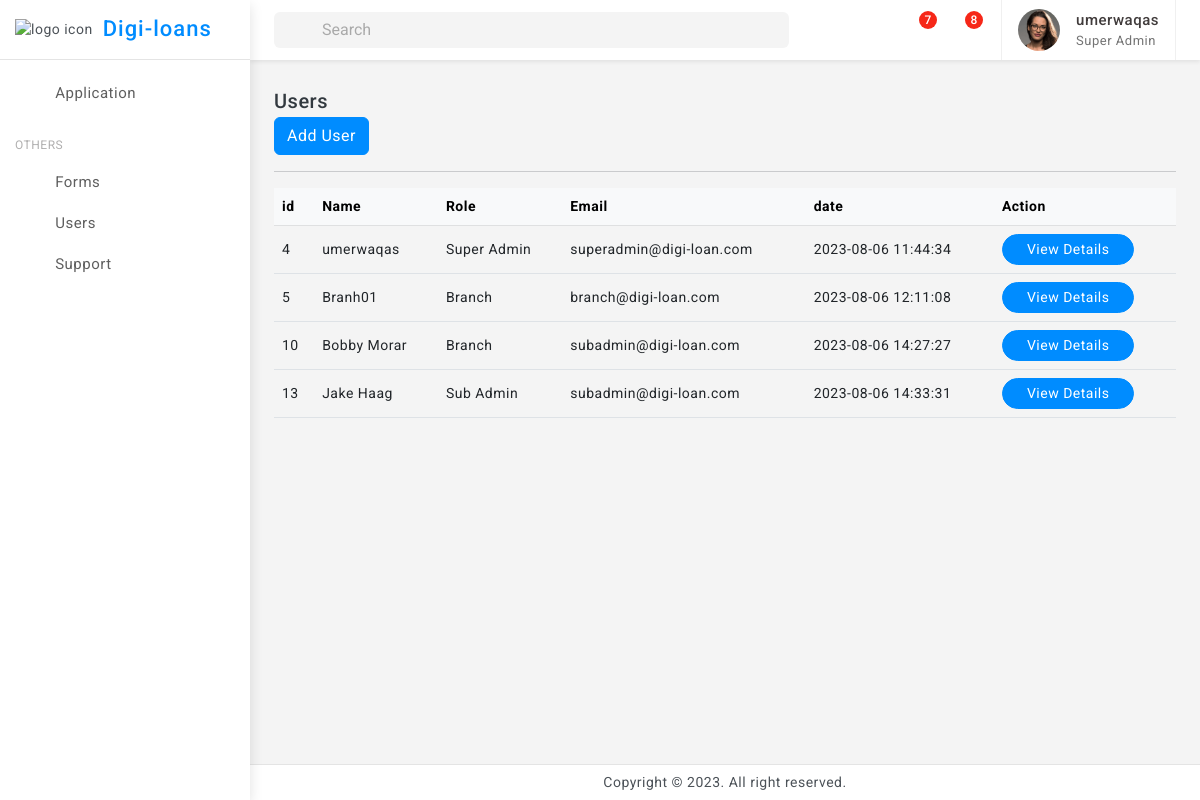
Screenshot of /users (signed in) with the database file from the repository.
### tables this page shows
CREATE TABLE "Users" (
	"user_id"	INTEGER,
	"email"	TEXT NOT NULL,
	"password"	TEXT NOT NULL,
	"role_id"	INTEGER,
	"full_name"	TEXT,
	"date_of_birth"	TEXT,
	"address"	TEXT,
	"phone_number"	TEXT,
	"created_time"	TIMESTAMP DEFAULT CURRENT_TIMESTAMP,
	"updated_time"	TIMESTAMP DEFAULT CURRENT_TIMESTAMP,
	"approved"	INTEGER,
	"createdBy"	INTEGER,
	"branchBy"	INTEGER,
	PRIMARY KEY("user_id"),
	FOREIGN KEY("branchBy") REFERENCES "Users"("user_id")
);

CREATE TABLE Roles (
                role_id INTEGER PRIMARY KEY,
                role_name TEXT NOT NULL,
                created_time TIMESTAMP DEFAULT CURRENT_TIMESTAMP,
                updated_time TIMESTAMP DEFAULT CURRENT_TIMESTAMP
            );

### flask_app.py (the view)
@app.route('/users')
def admin_users():
    user_id=session["user"][0]
    role_id=session["role"][0]
    if(role_id==1):
        users = get_users_super_admin()
    elif (role_id==2):
        users=get_users_sub_admin()
    elif (role_id==3):
        users=get_branch_users_branchdBy(user_id)
    final_users = [tuple(user) + (get_role(user[3])[1],) for user in users]
    print(final_users)
    return render_template("users_list.html",users=final_users)

### databse/db_service.py (called while the page is built)
def connect_db():
    return sqlite3.connect('databse/digi_loans.db')

def get_role(role_id):
    conn = connect_db()
    cursor = conn.cursor()
    try:
        cursor.execute('SELECT * FROM Roles WHERE role_id = ?', (role_id,))
        role = cursor.fetchone()
        conn.close()
        return role
    except sqlite3.Error as e:
        print("Error getting role:", e)
        conn.close()
        return None

def get_users_super_admin():
    conn = connect_db()
    cursor = conn.cursor()
    try:
        cursor.execute('''
            SELECT * FROM Users
        ''')
        users = cursor.fetchall()
        conn.close()
        return users
    except sqlite3.Error as e:
        print("Error getting loan application:", e)
        conn.close()
        return None

### templates/users_list.html (shortened to what this page needs)
{% extends 'base.html' %}
{% block content %}
<div class="page-wrapper">
	<div class="page-content">
<div class="card-body">
    <div class="d-flex align-items-center">
        <div>
            <h5 class="mb-0">Users</h5>
        </div>
        <div class="font-22 ms-auto"><i class="bx bx-dots-horizontal-rounded"></i>
        </div>
    </div>
    <div class="ms-auto">
        <div class="btn-group">
            <a href="{{url_for('adduser')}}" class="btn btn-primary">Add User</a>
    </div>
    <hr>
    <div class="table-responsive">
        <table class="table align-middle mb-0">
            <thead class="table-light">
                <tr>
                    <th>id</th>
                    <th>Name</th>
                    <th>Role</th>
                    <th>Email</th>
                    <th>date</th>
                    <th>Action</th>
                </tr>
            </thead>
            <tbody>
                {%for user in users %}
                <tr>
                    <td>{{ user[0] }}</td>
                    <td>{{ user[4]}}</td>
                    <td>{{ user[13]}}</td>
                    <td>{{ user[1]}}</td>
                    <td>{{ user[8]}}</td>
                    <td>
                        <button type="button" class="btn btn-primary btn-sm radius-30 px-4" data-bs-toggle="modal" data-bs-target="#exampleScrollableModal_{{ user[0] }}">View Details</button>
                    </td>
                </tr>
                {% endfor %}
            </tbody>
        </table>
    </div>
</div>
</div>
</div>
{% endblock %}

### templates/base.html (shortened to what this page needs)
<!doctype html>
<html lang="en">
<head>
	<link href="{{ url_for('static', filename='assets/plugins/vectormap/jquery-jvectormap-2.0.2.css') }}" rel="stylesheet"/>
	<link href="{{ url_for('static', filename='assets/plugins/simplebar/css/simplebar.css') }}" rel="stylesheet" />
	<link href="{{ url_for('static', filename='assets/plugins/perfect-scrollbar/css/perfect-scrollbar.css') }}" rel="stylesheet" />
	<link href="{{ url_for('static', filename='assets/plugins/metismenu/css/metisMenu.min.css') }}" rel="stylesheet"/>
	<link href="{{ url_for('static', filename='assets/plugins/datatable/css/dataTables.bootstrap5.min.css') }}" rel="stylesheet" />
	<link href="{{ url_for('static', filename='assets/css/pace.min.css') }}" rel="stylesheet"/>
	<link href="{{ url_for('static', filename='assets/css/bootstrap.min.css') }}" rel="stylesheet">
	<link href="{{ url_for('static', filename='assets/css/bootstrap-extended.css') }}" rel="stylesheet">
	<link href="{{ url_for('static', filename='assets/css/app.css') }}" rel="stylesheet">
	<link href="{{ url_for('static', filename='assets/css/icons.css') }}" rel="stylesheet">
	<link rel="stylesheet" href="{{ url_for('static', filename='assets/css/dark-theme.css') }}"/>
	<link rel="stylesheet" href="{{ url_for('static', filename='assets/css/semi-dark.css') }}"/>
	<link rel="stylesheet" href="{{ url_for('static', filename='assets/css/header-colors.css') }}"/>
</head>
<body>
	<div class="wrapper">
		<div class="sidebar-wrapper" data-simplebar="true">
			<div class="sidebar-header">
				<div>
					<img src="{{ url_for('static', filename='assets/images/logo-icon.png') }}" class="logo-icon" alt="logo icon">
				</div>
				<div>
					<h4 class="logo-text">Digi-loans</h4>
				</div>
				<div class="toggle-icon ms-auto"><i class='bx bx-arrow-back'></i>
				</div>
			 </div>
			<ul class="metismenu" id="menu">
				<li>
					<a href="{{ url_for('all_applications') }}" >
						<div class="parent-icon"><i class="bx bx-category"></i>
						</div>
						<div class="menu-title">Application</div>
					</a>
				</li>
				<li class="menu-label">Others</li>
				<li>
					<a href="{{ url_for('admin_forms') }}" >
						<div class="parent-icon"><i class='bx bx-cookie'></i>
						</div>
						<div class="menu-title">Forms</div>
					</a>
				</li>
				<li>
					<a href="{{ url_for('admin_users') }}" >
						<div class="parent-icon"><i class='bx bx-user'></i>
						</div>
						<div class="menu-title">Users</div>
					</a>
				</li>
				<li>
					<a href="http://digi-loans.com/" target="_blank">
						<div class="parent-icon"><i class="bx bx-support"></i>
						</div>
						<div class="menu-title">Support</div>
					</a>
				</li>
			</ul>
		</div>
		<header>
			<div class="topbar d-flex align-items-center">
				<nav class="navbar navbar-expand gap-3">
					  <div class="position-relative search-bar d-lg-block d-none" data-bs-toggle="modal" data-bs-target="#SearchModal">
						<input class="form-control px-5" disabled type="search" placeholder="Search">
						<span class="position-absolute top-50 search-show ms-3 translate-middle-y start-0 top-50 fs-5"><i class='bx bx-search'></i></span>
					  </div>
					  <div class="top-menu ms-auto">
						<ul class="navbar-nav align-items-center gap-1">
							<li class="nav-item dark-mode d-none d-sm-flex">
								<a class="nav-link dark-mode-icon" href="javascript:;"><i class='bx bx-moon'></i>
								</a>
							</li>
							<li class="nav-item dropdown dropdown-app">
								<a class="nav-link dropdown-toggle dropdown-toggle-nocaret" data-bs-toggle="dropdown" href="javascript:;"><i class='bx bx-grid-alt'></i></a>
							</li>
							<li class="nav-item dropdown dropdown-large">
								<a class="nav-link dropdown-toggle dropdown-toggle-nocaret position-relative" href="#" data-bs-toggle="dropdown"><span class="alert-count">7</span>
									<i class='bx bx-bell'></i>
								</a>
							</li>
							<li class="nav-item dropdown dropdown-large">
								<a class="nav-link dropdown-toggle dropdown-toggle-nocaret position-relative" href="#" role="button" data-bs-toggle="dropdown" aria-expanded="false"> <span class="alert-count">8</span>
									<i class='bx bx-shopping-bag'></i>
								</a>
							</li>
						</ul>
					</div>
					<div class="user-box dropdown px-3">
						<a class="d-flex align-items-center nav-link dropdown-toggle gap-3 dropdown-toggle-nocaret" href="#" role="button" data-bs-toggle="dropdown" aria-expanded="false">
							<img src="{{ url_for('static', filename='assets/images/avatars/avatar-2.png') }}" class="user-img" alt="user avatar">
							<div class="user-info">
								<p class="user-name mb-0">{{session['user'][4]}}</p>
								<p class="designattion mb-0">{{session['role'][1]}}</p>
							</div>
						</a>
					</div>
				</nav>
			</div>
		</header>
		{% block content %}{% endblock %}
		<footer class="page-footer">
			<p class="mb-0">Copyright © 2023. All right reserved.</p>
		</footer>
	</div>
</body>
</html>

### static/assets/css/app.css (style rules this page uses)
body { font-size: 14px; color: #4c5258; letter-spacing: .5px; background: #f4f4f4; overflow-x: hidden; font-family: Roboto, sans-serif }
a { text-decoration: none }
.wrapper { width: 100%; position: relative }
.sidebar-wrapper { width: 250px; height: 100%; position: fixed; top: 0; bottom: 0; left: 0; background: #fff; border-right: 0 solid #e4e4e4; z-index: 11; box-shadow: 0 .3rem .8rem rgba(0, 0, 0, .12); transition: all .2s ease-out }
.sidebar-header { width: 250px; height: 60px; display: flex; align-items: center; position: fixed; top: 0; bottom: 0; padding: 0 15px; z-index: 5; background: #fff; background-clip: padding-box; border-bottom: 1px solid #e4e4e4 }
.logo-icon { width: 30px }
.logo-text { font-size: 22px; margin-left: 10px; margin-bottom: 0; letter-spacing: 1px; color: #008cff; }
.toggle-icon { font-size: 22px; cursor: pointer; color: #008cff }
.topbar { position: fixed; top: 0; left: 250px; right: 0; height: 60px; background: #fff; border-bottom: 1px solid rgb(228 228 228 / 0%); z-index: 10; -webkit-box-shadow: 0 .125rem .25rem rgba(0, 0, 0, .075); box-shadow: 0 .125rem .25rem rgba(0, 0, 0, .075); }
.topbar .navbar { width: 100%; height: 60px; padding-left: 1.5rem; padding-right: 1.5rem; }
.page-wrapper { height: 100%; margin-top: 60px; margin-bottom: 30px; margin-left: 250px }
.page-content { padding: 1.5rem 1.5rem 0.7rem 1.5rem }
.page-footer { background: #fff; left: 250px; right: 0; bottom: 0; position: fixed; text-align: center; padding: 7px; font-size: 14px; border-top: 1px solid #e4e4e4; z-index: 3 }
.sidebar-wrapper ul { padding: 0; margin: 0; list-style: none; background: 0 0 }
.sidebar-wrapper .metismenu { background: 0 0; display: -webkit-box; display: -ms-flexbox; display: flex; padding: 10px; margin-top: 60px; -webkit-box-orient: vertical; -webkit-box-direction: normal; -ms-flex-direction: column; flex-direction: column }
.sidebar-wrapper .metismenu li+li { margin-top: 5px }
.sidebar-wrapper .metismenu li:first-child { margin-top: 5px }
.sidebar-wrapper .metismenu li:last-child { margin-bottom: 5px }
.sidebar-wrapper .metismenu>li { display: -webkit-box; display: -ms-flexbox; display: flex; -webkit-box-orient: vertical; -webkit-box-direction: normal; -ms-flex-direction: column; flex-direction: column; position: relative }
.sidebar-wrapper .metismenu a { position: relative; display: flex; align-items: center; justify-content: left; padding: 6px 16px; font-size: 15px; color: #5f5f5f; outline-width: 0; text-overflow: ellipsis; overflow: hidden; letter-spacing: .5px; border-radius: 0.25rem; transition: all .3s ease-out }
.sidebar-wrapper .metismenu a .parent-icon { font-size: 24px; line-height: 1 }
.sidebar-wrapper .metismenu a .menu-title { margin-left: 10px }
.menu-label { padding: 20px 15px 5px 5px; color: #b0afaf; text-transform: uppercase; font-size: 12px; letter-spacing: .5px }
.font-22 { font-size: 22px }
.radius-30 { border-radius: 30px }
input::placeholder { color: #000!important; opacity: .3!important }
.topbar .navbar .navbar-nav .nav-item { display: flex; align-items: center; justify-content: center; width: auto; height: 60px; }
.topbar .navbar .navbar-nav .nav-link { color: #212529; font-size: 22px; border-radius: 50%; display: flex; align-items: center; justify-content: center; width: 42px; height: 42px; transition: 0.3s cubic-bezier(0.075, 0.82, 0.165, 1); }
.dropdown-toggle-nocaret:after { display: none }
.alert-count { position: absolute; top: 2px; left: 22px; width: 18px; height: 18px; display: flex; align-items: center; justify-content: center; border-radius: 50%; font-size: 12px; font-weight: 500; color: #fff; background: #f62718 }
.user-img { width: 42px; height: 42px; border-radius: 50%; border: 0 solid #e5e5e5; padding: 0; }
.user-info .user-name { font-size: 15px; font-weight: 500; color: #413c3c }
.user-info .designattion { font-size: 13px; color: #747474 }
.user-box { display: flex; align-items: center; height: 60px; border-left: 1px solid #f0f0f0; border-right: 1px solid #f0f0f0; }
.dropdown-large { position: relative }
.search-bar { width: 100%; cursor: pointer; }
.search-bar input[disabled] { cursor: pointer; background-color: #f4f4f4; border: 0; }

### rows the page displays
Users: full_name "umerwaqas", full_name "umerwaqas", email "superadmin@digi-loan.com", created_time "2023-08-06 11:44:34"
Roles: role_name "Super Admin", role_name "Super Admin"
Users: full_name "Branh01", email "branch@digi-loan.com", created_time "2023-08-06 12:11:08"
Roles: role_name "Branch" "Branch"
Users: full_name "Bobby Morar", email "subadmin@digi-loan.com", created_time "2023-08-06 14:27:27"
Users: full_name "Jake Haag", email "subadmin@digi-loan.com", created_time "2023-08-06 14:33:31"
Roles: role_name "Sub Admin"

### other values shown
{{ user[0] }} "4" "5" "10" "13"
